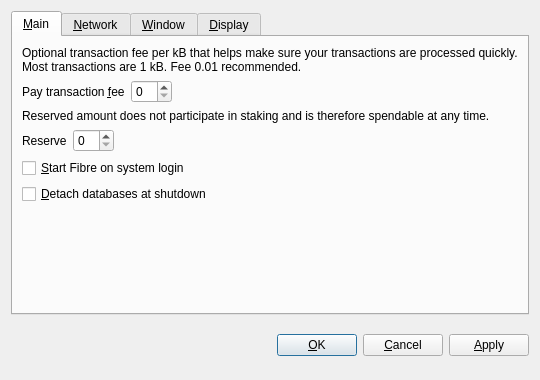
<?xml version="1.0" encoding="UTF-8"?>
<ui version="4.0">
 <class>OptionsDialog</class>
 <widget class="QDialog" name="OptionsDialog">
  <property name="geometry">
   <rect>
    <x>0</x>
    <y>0</y>
    <width>540</width>
    <height>380</height>
   </rect>
  </property>
  <property name="windowTitle">
   <string>Options</string>
  </property>
  <property name="styleSheet">
   <string notr="true">QProgressBar {
        background-color: #333333;
        border-radius: 6px;
        text-align: center;
        color: white;
}

QProgressBar::chunk {
        background: QLinearGradient(x1: 0, y1: 0, x2: 1, y2: 0, stop: 0 #e86941, stop: 1 #e8694f);
        border-radius: 6px; margin: 0px;
}

QScrollArea {
        border-radius: 6px;
        border-width: 0;
        border-style: none;
        padding: 8px;
        background-color: #111;
        color: white;
}

QSpinBox {
        border-radius: 4px;
        border-width: 0;
        border-style: none;
        padding: 8px;
        background-color: #111;
        color: white;
}

QCheckBox {
        border-radius: 4px;
        border-width: 0;
        border-style: none;
        padding: 8px;
        background-color: #111;
        color: white;
}
QVBoxLayout {
        border-radius: 6px;
        border-width: 0;
        border-style: none;
        padding: 8px;
        background-color: #111;
        color: white;
}

QDialog, QMainWindow, QFrame {
	color: white;
	background-color: #333333;
	border: none;
}

QMenu {
	background-color: #333333; color: white;
}

QLabel {
	background-color: transparent;
}

QCheckBox {
    color: white;
}

QFrame#central { background-color: #333333; border: none }
QFrame#frame, QFrame#frame_2, QFrame#frame_3 {
	background-color: #333333;
	border-style: plain;
	border-width: 20px;
	border-radius: 20px;
	border-color: #111;
	min-width: 10em;
	padding: 6px;
}
QLabel[openExternalLinks=true], QHeaderView { color: #aaaaaa }
QLabel[openExternalLinks=false] { color: white; font-weight: normal }
QPushButton, QToolButton {
	border: 4px solid #111;
	border-radius: 12px;
	background-color: #111;
	color: white;
	padding: 6px;
	margin: 6px;
}
QPushButton:pressed, QToolButton:checked {
	color: #e86941;
}
QPushButton:pressed, QToolButton:pressed {
	border-color: #e86941;
	color: #aaaaaa;
}
QPushButton:disabled, QToolButton:disabled {
	color: #444;
	background-color: #222;
}


#scrollAreaWidgetContents QToolButton {
	border-radius: 8px;
	border-width: 0px;
}

/* the background-color is overridden to transparent for mac os x 
   due to the entire toolbar area not being drawable in a regular
   QMainWindow
*/
QToolBar { background: #333333; border: 0px solid black; padding: 3px; }

QToolBar::handle { image: url(handle.png); }
QStatusBar { background: #333333; }
QMenuBar { background: #333333; }
QMenuBar::item { background: #333333; color: white; }

#scrollAreaWidgetContents { background: #222 }
#scrollAreaWidgetContents &gt; QFrame { background-color: #222; border-width: 0px; border-style: none; }

QLineEdit {
	border-radius: 6px;
	border-width: 2px;
	border-color: #222;
	padding: 8px;
	background-color: #111;
	color: white;
}

QComboBox {
	border-radius: 6px;
	border-width: 0;
	border-style: none;
	padding: 8px;
	background-color: #111;
	color: white;
}

QComboBox::drop-down {
	border-width: 0;
	border-style: none;
	background-color: #111;
	color: white;
}

QTableView {
	background: #111;
	color: white;
	border-style: none;
	selection-background-color: #aaaaaa;
    alternate-background-color: #222;
	selection-color: #111;
	border: 0px solid black;
}

QHeaderView { color: #aaaaaa; background-color: #111; background-image: none; }
QHeaderView::section { color: #aaaaaa; background-color: #222; }
QHeaderView::section:checked { background-color: #111; }

QTabWidget {
	background: #111;
}

 QTabWidget::pane {
     border-top: 2px solid #111;
     border: 4px solid #111;
     border-bottom-left-radius: 8px;
     border-bottom-right-radius: 8px;
     border-top-right-radius: 8px;
	background: #111;
 }

 QTabWidget::tab-bar {
     left: 5px; /* move to the right by 5px */
 }

 /* Style the tab using the tab sub-control. Note that
     it reads QTabBar _not_ QTabWidget */
 QTabBar::tab {
     background: #111;
     border: 4px solid #222;
     border-bottom-color: #111; /* same as the pane color */
     border-top-left-radius: 4px;
     border-top-right-radius: 4px;
     min-width: 8ex;
     padding: 4px;
     color: #888;
 }

 QTabBar::tab:selected, QTabBar::tab:hover {
     color: #aaaaaa
 }

 QTabBar::tab:selected {
     border-color: #111; /* same as pane color */
     border-top-color: #aaaaaa;
 }

 QTabBar::tab:!selected {
     margin-top: 2px; /* make non-selected tabs look smaller */
 }

 /* make use of negative margins for overlapping tabs */
 QTabBar::tab:selected {
     /* expand/overlap to the left and right by 4px */
     margin-left: -4px;
     margin-right: -4px;
 }

 QTabBar::tab:first:selected {
     margin-left: 0; /* the first selected tab has nothing to overlap with on the left */
 }

 QTabBar::tab:last:selected {
     margin-right: 0; /* the last selected tab has nothing to overlap with on the right */
 }

 QTabBar::tab:only-one {
     margin: 0; /* if there is only one tab, we don't want overlapping margins */
 }


</string>
  </property>
  <property name="modal">
   <bool>true</bool>
  </property>
  <layout class="QVBoxLayout" name="verticalLayout">
   <item>
    <widget class="QTabWidget" name="tabWidget">
     <property name="autoFillBackground">
      <bool>false</bool>
     </property>
     <property name="styleSheet">
      <string notr="true"/>
     </property>
     <property name="tabPosition">
      <enum>QTabWidget::North</enum>
     </property>
     <property name="currentIndex">
      <number>0</number>
     </property>
     <widget class="QWidget" name="tabMain">
      <attribute name="title">
       <string>&amp;Main</string>
      </attribute>
      <layout class="QVBoxLayout" name="verticalLayout_Main">
       <item>
        <widget class="QLabel" name="transactionFeeInfoLabel">
         <property name="text">
          <string>Optional transaction fee per kB that helps make sure your transactions are processed quickly. Most transactions are 1 kB. Fee 0.01 recommended.</string>
         </property>
         <property name="textFormat">
          <enum>Qt::PlainText</enum>
         </property>
         <property name="wordWrap">
          <bool>true</bool>
         </property>
        </widget>
       </item>
       <item>
        <layout class="QHBoxLayout" name="horizontalLayoutFee">
         <item>
          <widget class="QLabel" name="transactionFeeLabel">
           <property name="text">
            <string>Pay transaction &amp;fee</string>
           </property>
           <property name="textFormat">
            <enum>Qt::PlainText</enum>
           </property>
           <property name="buddy">
            <cstring>transactionFee</cstring>
           </property>
          </widget>
         </item>
         <item>
          <widget class="BitcoinAmountField" name="transactionFee"/>
         </item>
         <item>
          <spacer name="horizontalSpacerFee">
           <property name="orientation">
            <enum>Qt::Horizontal</enum>
           </property>
           <property name="sizeHint" stdset="0">
            <size>
             <width>40</width>
             <height>20</height>
            </size>
           </property>
          </spacer>
         </item>
        </layout>
       </item>
       <item>
        <widget class="QLabel" name="reserveBalanceInfoLabel">
         <property name="text">
          <string>Reserved amount does not participate in staking and is therefore spendable at any time.</string>
         </property>
         <property name="textFormat">
          <enum>Qt::PlainText</enum>
         </property>
         <property name="wordWrap">
          <bool>true</bool>
         </property>
        </widget>
       </item>
       <item>
        <layout class="QHBoxLayout" name="horizontalLayoutReserveBalance">
         <item>
          <widget class="QLabel" name="reserveBalanceLabel">
           <property name="text">
            <string>Reserve</string>
           </property>
           <property name="textFormat">
            <enum>Qt::PlainText</enum>
           </property>
           <property name="buddy">
            <cstring>reserveBalance</cstring>
           </property>
          </widget>
         </item>
         <item>
          <widget class="BitcoinAmountField" name="reserveBalance"/>
         </item>
         <item>
          <spacer name="horizontalSpacerReserveBalance">
           <property name="orientation">
            <enum>Qt::Horizontal</enum>
           </property>
           <property name="sizeHint" stdset="0">
            <size>
             <width>40</width>
             <height>20</height>
            </size>
           </property>
          </spacer>
         </item>
        </layout>
       </item>
       <item>
        <widget class="QCheckBox" name="bitcoinAtStartup">
         <property name="toolTip">
          <string>Automatically start Fibre after logging in to the system.</string>
         </property>
         <property name="text">
          <string>&amp;Start Fibre on system login</string>
         </property>
        </widget>
       </item>
       <item>
        <widget class="QCheckBox" name="detachDatabases">
         <property name="toolTip">
          <string>Detach block and address databases at shutdown. This means they can be moved to another data directory, but it slows down shutdown. The wallet is always detached.</string>
         </property>
         <property name="text">
          <string>&amp;Detach databases at shutdown</string>
         </property>
        </widget>
       </item>
       <item>
        <spacer name="verticalSpacer_Main">
         <property name="orientation">
          <enum>Qt::Vertical</enum>
         </property>
         <property name="sizeHint" stdset="0">
          <size>
           <width>20</width>
           <height>40</height>
          </size>
         </property>
        </spacer>
       </item>
      </layout>
     </widget>
     <widget class="QWidget" name="tabNetwork">
      <attribute name="title">
       <string>&amp;Network</string>
      </attribute>
      <layout class="QVBoxLayout" name="verticalLayout_Network">
       <item>
        <widget class="QCheckBox" name="mapPortUpnp">
         <property name="toolTip">
          <string>Automatically open the Fibre client port on the router. This only works when your router supports UPnP and it is enabled.</string>
         </property>
         <property name="text">
          <string>Map port using &amp;UPnP</string>
         </property>
        </widget>
       </item>
       <item>
        <widget class="QCheckBox" name="connectSocks">
         <property name="toolTip">
          <string>Connect to the Fibre network through a SOCKS proxy (e.g. when connecting through Tor).</string>
         </property>
         <property name="text">
          <string>&amp;Connect through SOCKS proxy:</string>
         </property>
        </widget>
       </item>
       <item>
        <layout class="QHBoxLayout" name="horizontalLayout_Network">
         <item>
          <widget class="QLabel" name="proxyIpLabel">
           <property name="text">
            <string>Proxy &amp;IP:</string>
           </property>
           <property name="textFormat">
            <enum>Qt::PlainText</enum>
           </property>
           <property name="buddy">
            <cstring>proxyIp</cstring>
           </property>
          </widget>
         </item>
         <item>
          <widget class="QValidatedLineEdit" name="proxyIp">
           <property name="maximumSize">
            <size>
             <width>140</width>
             <height>16777215</height>
            </size>
           </property>
           <property name="toolTip">
            <string>IP address of the proxy (e.g. 127.0.0.1)</string>
           </property>
          </widget>
         </item>
         <item>
          <widget class="QLabel" name="proxyPortLabel">
           <property name="text">
            <string>&amp;Port:</string>
           </property>
           <property name="textFormat">
            <enum>Qt::PlainText</enum>
           </property>
           <property name="buddy">
            <cstring>proxyPort</cstring>
           </property>
          </widget>
         </item>
         <item>
          <widget class="QLineEdit" name="proxyPort">
           <property name="maximumSize">
            <size>
             <width>55</width>
             <height>16777215</height>
            </size>
           </property>
           <property name="toolTip">
            <string>Port of the proxy (e.g. 9050)</string>
           </property>
          </widget>
         </item>
         <item>
          <widget class="QLabel" name="socksVersionLabel">
           <property name="text">
            <string>SOCKS &amp;Version:</string>
           </property>
           <property name="textFormat">
            <enum>Qt::PlainText</enum>
           </property>
           <property name="buddy">
            <cstring>socksVersion</cstring>
           </property>
          </widget>
         </item>
         <item>
          <widget class="QValueComboBox" name="socksVersion">
           <property name="toolTip">
            <string>SOCKS version of the proxy (e.g. 5)</string>
           </property>
          </widget>
         </item>
         <item>
          <spacer name="horizontalSpacer_Network">
           <property name="orientation">
            <enum>Qt::Horizontal</enum>
           </property>
           <property name="sizeHint" stdset="0">
            <size>
             <width>40</width>
             <height>20</height>
            </size>
           </property>
          </spacer>
         </item>
        </layout>
       </item>
       <item>
        <spacer name="verticalSpacer_Network">
         <property name="orientation">
          <enum>Qt::Vertical</enum>
         </property>
         <property name="sizeHint" stdset="0">
          <size>
           <width>20</width>
           <height>40</height>
          </size>
         </property>
        </spacer>
       </item>
      </layout>
     </widget>
     <widget class="QWidget" name="tabWindow">
      <attribute name="title">
       <string>&amp;Window</string>
      </attribute>
      <layout class="QVBoxLayout" name="verticalLayout_Window">
       <item>
        <widget class="QCheckBox" name="minimizeToTray">
         <property name="toolTip">
          <string>Show only a tray icon after minimizing the window.</string>
         </property>
         <property name="text">
          <string>&amp;Minimize to the tray instead of the taskbar</string>
         </property>
        </widget>
       </item>
       <item>
        <widget class="QCheckBox" name="minimizeOnClose">
         <property name="toolTip">
          <string>Minimize instead of exit the application when the window is closed. When this option is enabled, the application will be closed only after selecting Quit in the menu.</string>
         </property>
         <property name="text">
          <string>M&amp;inimize on close</string>
         </property>
        </widget>
       </item>
       <item>
        <spacer name="verticalSpacer_Window">
         <property name="orientation">
          <enum>Qt::Vertical</enum>
         </property>
         <property name="sizeHint" stdset="0">
          <size>
           <width>20</width>
           <height>40</height>
          </size>
         </property>
        </spacer>
       </item>
      </layout>
     </widget>
     <widget class="QWidget" name="tabDisplay">
      <attribute name="title">
       <string>&amp;Display</string>
      </attribute>
      <layout class="QVBoxLayout" name="verticalLayout_Display">
       <item>
        <layout class="QHBoxLayout" name="horizontalLayout_1_Display">
         <item>
          <widget class="QLabel" name="langLabel">
           <property name="text">
            <string>User Interface &amp;language:</string>
           </property>
           <property name="textFormat">
            <enum>Qt::PlainText</enum>
           </property>
           <property name="buddy">
            <cstring>lang</cstring>
           </property>
          </widget>
         </item>
         <item>
          <widget class="QValueComboBox" name="lang">
           <property name="toolTip">
            <string>The user interface language can be set here. This setting will take effect after restarting Fibre.</string>
           </property>
          </widget>
         </item>
        </layout>
       </item>
       <item>
        <layout class="QHBoxLayout" name="horizontalLayout_2_Display">
         <item>
          <widget class="QLabel" name="unitLabel">
           <property name="text">
            <string>&amp;Unit to show amounts in:</string>
           </property>
           <property name="textFormat">
            <enum>Qt::PlainText</enum>
           </property>
           <property name="buddy">
            <cstring>unit</cstring>
           </property>
          </widget>
         </item>
         <item>
          <widget class="QValueComboBox" name="unit">
           <property name="toolTip">
            <string>Choose the default subdivision unit to show in the interface and when sending coins.</string>
           </property>
          </widget>
         </item>
        </layout>
       </item>
       <item>
        <widget class="QCheckBox" name="displayAddresses">
         <property name="toolTip">
          <string>Whether to show Fibre addresses in the transaction list or not.</string>
         </property>
         <property name="text">
          <string>&amp;Display addresses in transaction list</string>
         </property>
        </widget>
       </item>
       <item>
        <widget class="QCheckBox" name="coinControlFeatures">
         <property name="toolTip">
          <string>Whether to show coin control features or not.</string>
         </property>
         <property name="text">
          <string>Display coin &amp;control features (experts only!)</string>
         </property>
        </widget>
       </item>
       <item>
        <spacer name="verticalSpacer_Display">
         <property name="orientation">
          <enum>Qt::Vertical</enum>
         </property>
         <property name="sizeHint" stdset="0">
          <size>
           <width>20</width>
           <height>40</height>
          </size>
         </property>
        </spacer>
       </item>
      </layout>
     </widget>
    </widget>
   </item>
   <item>
    <layout class="QHBoxLayout" name="horizontalLayout_Buttons">
     <item>
      <spacer name="horizontalSpacer_1">
       <property name="orientation">
        <enum>Qt::Horizontal</enum>
       </property>
       <property name="sizeHint" stdset="0">
        <size>
         <width>40</width>
         <height>48</height>
        </size>
       </property>
      </spacer>
     </item>
     <item>
      <widget class="QLabel" name="statusLabel">
       <property name="font">
        <font>
         <weight>50</weight>
         <bold>false</bold>
        </font>
       </property>
       <property name="text">
        <string/>
       </property>
       <property name="textFormat">
        <enum>Qt::PlainText</enum>
       </property>
       <property name="wordWrap">
        <bool>true</bool>
       </property>
      </widget>
     </item>
     <item>
      <spacer name="horizontalSpacer_2">
       <property name="orientation">
        <enum>Qt::Horizontal</enum>
       </property>
       <property name="sizeHint" stdset="0">
        <size>
         <width>40</width>
         <height>48</height>
        </size>
       </property>
      </spacer>
     </item>
     <item>
      <widget class="QPushButton" name="okButton">
       <property name="text">
        <string>&amp;OK</string>
       </property>
      </widget>
     </item>
     <item>
      <widget class="QPushButton" name="cancelButton">
       <property name="text">
        <string>&amp;Cancel</string>
       </property>
       <property name="autoDefault">
        <bool>false</bool>
       </property>
      </widget>
     </item>
     <item>
      <widget class="QPushButton" name="applyButton">
       <property name="text">
        <string>&amp;Apply</string>
       </property>
       <property name="autoDefault">
        <bool>false</bool>
       </property>
      </widget>
     </item>
    </layout>
   </item>
  </layout>
 </widget>
 <customwidgets>
  <customwidget>
   <class>BitcoinAmountField</class>
   <extends>QSpinBox</extends>
   <header>bitcoinamountfield.h</header>
   <container>1</container>
  </customwidget>
  <customwidget>
   <class>QValueComboBox</class>
   <extends>QComboBox</extends>
   <header>qvaluecombobox.h</header>
  </customwidget>
  <customwidget>
   <class>QValidatedLineEdit</class>
   <extends>QLineEdit</extends>
   <header>qvalidatedlineedit.h</header>
  </customwidget>
 </customwidgets>
 <resources/>
 <connections/>
</ui>
